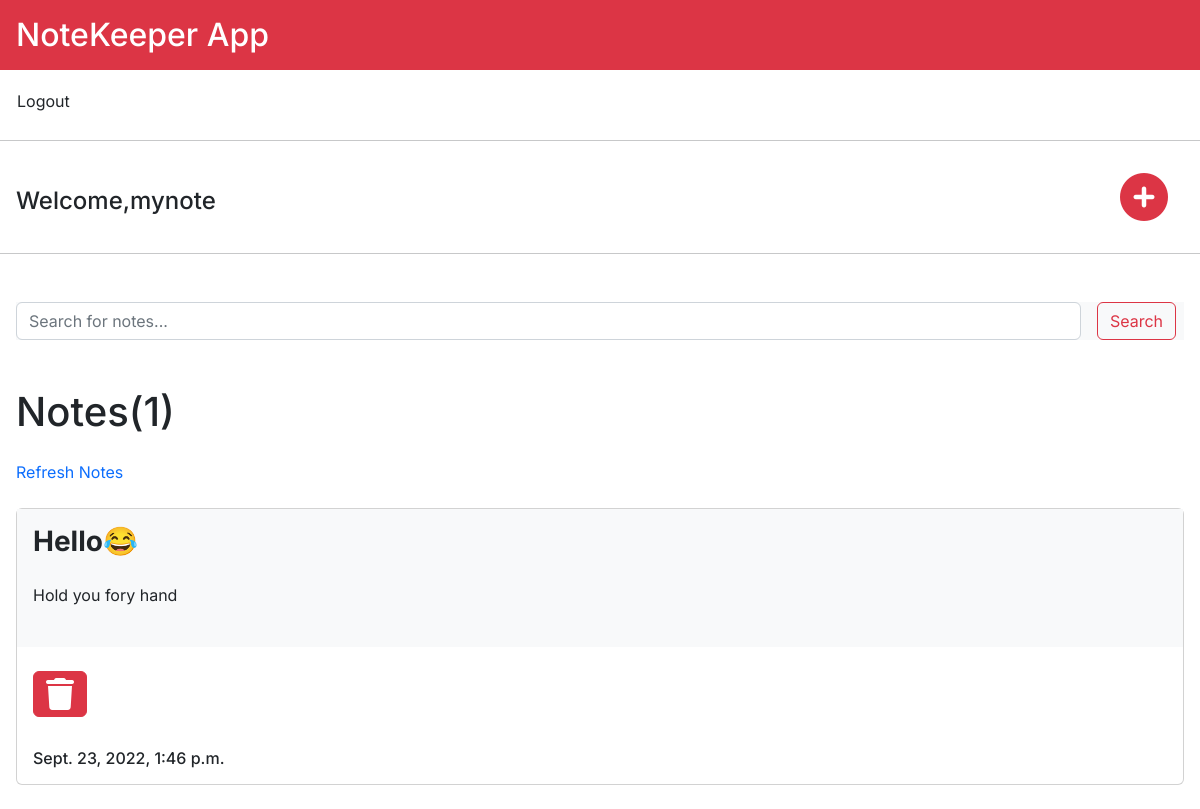
The app's page / (signed in) with its own data.
### notesapp/models.py (models this page shows, shortened)
class Note(models.Model):
  user = models.ForeignKey(User,on_delete=models.CASCADE,null=True)
  title = models.CharField(max_length = 200)
  description = models.TextField()
  created = models.DateTimeField(auto_now_add = True)

### notesapp/views.py (the view)
# urls.py: path('',views.index,name = 'index'),
@login_required(login_url='login')
def index(request):
    notes = Note.objects.filter(user=request.user)
    q = request.GET.get('q')
    if q:
      notes = Note.objects.filter(Q(title__icontains=q) | Q(description__icontains=q)).filter(user=request.user)
    else:
      q = ''
      notes = Note.objects.filter(user=request.user)
    context = {'notes':notes}
    return render(request,'notesapp/index.html',context)

### notesapp/templates/notesapp/index.html (shortened to what this page needs)
{% extends 'notesapp/main.html' %}
{% block content %}
{% load static %}
<!DOCTYPE html>
<html>
<head>
</head>
<body>
  <h1 class="bg-danger text-white p-3 h2">NoteKeeper App</h1>
   <a href="{% url 'logout' %}" class="btn m-1 h1">Logout</a>
   <hr>
  <div class="d-flex justify-content-between align-items-center">
  <div class="text-left mx-3">
{% if request.user.is_authenticated %}
<h4 class="mt-3">Welcome,{{request.user}}</h4>
  {% endif %}
  </div>
<div class="text-right mx-4">
<a href="{% url 'new_note' %}">
<i class="fa-solid fa-circle-plus fa-3x mb-3 mx-2 mt-3 text-danger"></i>
</a>
</div>
</div>
<hr>
<div class="mx-3 my-5">
<form class="d-flex mb-4 bg-light" method="get">
   <input class="form-control me-2" type="search" placeholder="Search for notes..." name="q">
   <button class="btn btn-outline-danger mx-2" type="submit">Search</button>
  </form>
</div>
<h1 class="m-3 mt-4 mb-4">Notes({{notes.count}})</h1>
<div class="text-right ms-auto text-decoration-none">
<a href="{% url 'index' %}" class="text-right mx-3 text-decoration-none">Refresh Notes</a>
</div>
{% for note in notes reversed %}
<div class="card my-4 mx-3 text-decoration-none">
<a href="{% url 'update_note' note.id  %}" class="text-decoration-none">
<div class="card-body text-decoration-none text-dark bg-light">
<h4 class="card-title h3 fw-bold">{{note.title}}
</h4>
<p class="card-text my-4">
{{note.description|truncatechars:"60"}}</p>
</div>
</a>
<div class="mt-4 mb-3 mx-3 text-right">
<a href="{% url 'delete_note' note.id %}">
  <i class="fa-solid fa-trash fa-2x btn btn-danger text-right"></i>
</a>
</div>
<h6 class="m-3">{{note.created}}</h6>
</div>
{% empty %}
<h4 class="text-center my-4">No notes available...</h4>
{% endfor %}
</body>
</html>
{% endblock %}

### notesapp/templates/notesapp/main.html (style rules this page uses)
body { font-family: 'Inter', sans-serif; }

### records on screen
Note: title "Hello😂", description "Hold you fory hand", created "Sept. 23, 2022, 1:46 p.m."

### other values on screen
{{ request.user }} "mynote"
{{ notes.count }} "1"
